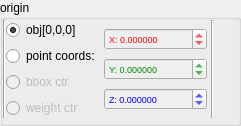
       <widget class="QGroupBox" name="originGroup">
        <property name="maximumSize">
         <size>
          <width>16777215</width>
          <height>16777215</height>
         </size>
        </property>
        <property name="title">
         <string>origin</string>
        </property>
        <layout class="QHBoxLayout" name="horizontalLayout_10">
         <property name="spacing">
          <number>0</number>
         </property>
         <property name="leftMargin">
          <number>0</number>
         </property>
         <property name="topMargin">
          <number>0</number>
         </property>
         <property name="rightMargin">
          <number>0</number>
         </property>
         <property name="bottomMargin">
          <number>5</number>
         </property>
         <item>
          <widget class="Line" name="line_3">
           <property name="orientation">
            <enum>Qt::Vertical</enum>
           </property>
          </widget>
         </item>
         <item>
          <widget class="QWidget" name="originType" native="true">
           <layout class="QVBoxLayout" name="verticalLayout_3">
            <property name="leftMargin">
             <number>0</number>
            </property>
            <property name="topMargin">
             <number>0</number>
            </property>
            <property name="rightMargin">
             <number>0</number>
            </property>
            <property name="bottomMargin">
             <number>0</number>
            </property>
            <item>
             <widget class="QRadioButton" name="originRadioObj">
              <property name="text">
               <string>obj[0,0,0]</string>
              </property>
              <property name="checkable">
               <bool>true</bool>
              </property>
              <property name="checked">
               <bool>true</bool>
              </property>
             </widget>
            </item>
            <item>
             <widget class="QRadioButton" name="originRadioPoint">
              <property name="text">
               <string>point coords:</string>
              </property>
              <property name="checkable">
               <bool>true</bool>
              </property>
             </widget>
            </item>
            <item>
             <widget class="QRadioButton" name="originRadioBB">
              <property name="enabled">
               <bool>false</bool>
              </property>
              <property name="text">
               <string>bbox ctr</string>
              </property>
              <property name="checkable">
               <bool>true</bool>
              </property>
             </widget>
            </item>
            <item>
             <widget class="QRadioButton" name="originRadioWeight">
              <property name="enabled">
               <bool>false</bool>
              </property>
              <property name="text">
               <string>weight ctr</string>
              </property>
              <property name="checkable">
               <bool>true</bool>
              </property>
             </widget>
            </item>
           </layout>
          </widget>
         </item>
         <item>
          <widget class="QWidget" name="originCoords" native="true">
           <layout class="QVBoxLayout" name="verticalLayout">
            <property name="spacing">
             <number>0</number>
            </property>
            <property name="leftMargin">
             <number>4</number>
            </property>
            <property name="topMargin">
             <number>0</number>
            </property>
            <property name="rightMargin">
             <number>4</number>
            </property>
            <property name="bottomMargin">
             <number>0</number>
            </property>
            <item>
             <widget class="QDoubleSpinBox" name="originX">
              <property name="enabled">
               <bool>false</bool>
              </property>
              <property name="sizePolicy">
               <sizepolicy hsizetype="Preferred" vsizetype="Fixed">
                <horstretch>0</horstretch>
                <verstretch>0</verstretch>
               </sizepolicy>
              </property>
              <property name="font">
               <font>
                <pointsize>7</pointsize>
               </font>
              </property>
              <property name="styleSheet">
               <string notr="true">color:#f00;</string>
              </property>
              <property name="prefix">
               <string>X: </string>
              </property>
              <property name="decimals">
               <number>6</number>
              </property>
              <property name="minimum">
               <double>-1000000000000000048346692115553659057528394845890514255872.000000000000000</double>
              </property>
              <property name="maximum">
               <double>1000000000000000078291540404596243842305360299886116864.000000000000000</double>
              </property>
             </widget>
            </item>
            <item>
             <widget class="QDoubleSpinBox" name="originY">
              <property name="enabled">
               <bool>false</bool>
              </property>
              <property name="sizePolicy">
               <sizepolicy hsizetype="Preferred" vsizetype="Fixed">
                <horstretch>0</horstretch>
                <verstretch>0</verstretch>
               </sizepolicy>
              </property>
              <property name="font">
               <font>
                <pointsize>7</pointsize>
               </font>
              </property>
              <property name="styleSheet">
               <string notr="true">color:#080;</string>
              </property>
              <property name="prefix">
               <string>Y: </string>
              </property>
              <property name="decimals">
               <number>6</number>
              </property>
              <property name="minimum">
               <double>-1000000000000000048346692115553659057528394845890514255872.000000000000000</double>
              </property>
              <property name="maximum">
               <double>1000000000000000078291540404596243842305360299886116864.000000000000000</double>
              </property>
             </widget>
            </item>
            <item>
             <widget class="QDoubleSpinBox" name="originZ">
              <property name="enabled">
               <bool>false</bool>
              </property>
              <property name="sizePolicy">
               <sizepolicy hsizetype="Preferred" vsizetype="Fixed">
                <horstretch>0</horstretch>
                <verstretch>0</verstretch>
               </sizepolicy>
              </property>
              <property name="font">
               <font>
                <pointsize>7</pointsize>
               </font>
              </property>
              <property name="styleSheet">
               <string notr="true">color:#00f;</string>
              </property>
              <property name="prefix">
               <string>Z: </string>
              </property>
              <property name="decimals">
               <number>6</number>
              </property>
              <property name="minimum">
               <double>-1000000000000000048346692115553659057528394845890514255872.000000000000000</double>
              </property>
              <property name="maximum">
               <double>1000000000000000078291540404596243842305360299886116864.000000000000000</double>
              </property>
             </widget>
            </item>
           </layout>
          </widget>
         </item>
         <item>
          <widget class="Line" name="line_2">
           <property name="orientation">
            <enum>Qt::Vertical</enum>
           </property>
          </widget>
         </item>
         <item>
          <widget class="QWidget" name="widget_5" native="true">
           <layout class="QVBoxLayout" name="verticalLayout_4">
            <property name="spacing">
             <number>0</number>
            </property>
            <property name="leftMargin">
             <number>0</number>
            </property>
            <property name="topMargin">
             <number>0</number>
            </property>
            <property name="rightMargin">
             <number>0</number>
            </property>
            <property name="bottomMargin">
             <number>0</number>
            </property>
            <item>
             <widget class="QPushButton" name="clearButton_2">
              <property name="sizePolicy">
               <sizepolicy hsizetype="Fixed" vsizetype="Fixed">
                <horstretch>0</horstretch>
                <verstretch>0</verstretch>
               </sizepolicy>
              </property>
              <property name="maximumSize">
               <size>
                <width>24</width>
                <height>24</height>
               </size>
              </property>
              <property name="toolTip">
               <string>clear transformation</string>
              </property>
              <property name="text">
               <string/>
              </property>
              <property name="icon">
               <iconset resource="dpVision.qrc">
                <normaloff>:/icons/Erase.ico</normaloff>:/icons/Erase.ico</iconset>
              </property>
              <property name="flat">
               <bool>true</bool>
              </property>
             </widget>
            </item>
            <item>
             <widget class="QPushButton" name="copyButton_2">
              <property name="sizePolicy">
               <sizepolicy hsizetype="Fixed" vsizetype="Fixed">
                <horstretch>0</horstretch>
                <verstretch>0</verstretch>
               </sizepolicy>
              </property>
              <property name="maximumSize">
               <size>
                <width>24</width>
                <height>24</height>
               </size>
              </property>
              <property name="toolTip">
               <string>copy matrix to clipboard</string>
              </property>
              <property name="text">
               <string/>
              </property>
              <property name="icon">
               <iconset resource="dpVision.qrc">
                <normaloff>:/icons/Copy.ico</normaloff>:/icons/Copy.ico</iconset>
              </property>
              <property name="iconSize">
               <size>
                <width>16</width>
                <height>16</height>
               </size>
              </property>
              <property name="flat">
               <bool>true</bool>
              </property>
             </widget>
            </item>
            <item>
             <widget class="QPushButton" name="pasteButton_2">
              <property name="sizePolicy">
               <sizepolicy hsizetype="Fixed" vsizetype="Fixed">
                <horstretch>0</horstretch>
                <verstretch>0</verstretch>
               </sizepolicy>
              </property>
              <property name="maximumSize">
               <size>
                <width>24</width>
                <height>24</height>
               </size>
              </property>
              <property name="toolTip">
               <string>paste matrix from clipboard</string>
              </property>
              <property name="text">
               <string/>
              </property>
              <property name="icon">
               <iconset resource="dpVision.qrc">
                <normaloff>:/icons/Paste.ico</normaloff>:/icons/Paste.ico</iconset>
              </property>
              <property name="flat">
               <bool>true</bool>
              </property>
             </widget>
            </item>
           </layout>
          </widget>
         </item>
        </layout>
       </widget>
